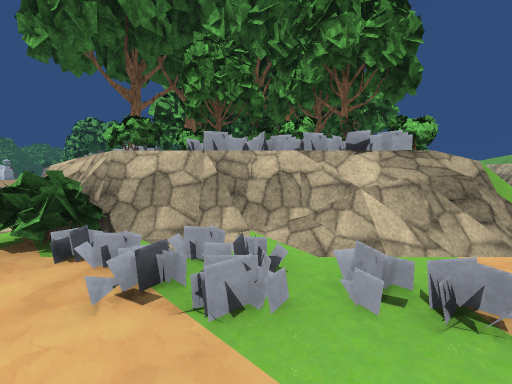
view 1 (above)

24 first-person views from a walk through a 3-D level made in the Unity game engine. The camera is 1.4 m above the floor, tilts 4° down and sees 90° across. The floor is counted in squares, 2 m on a side. Each view is taken from the middle of a square. On the plan, view 1 faces up. The plan holds only what a view shows up to about 9 squares ahead; the rest is blank. The place goes on beyond the plan. Some surface patterns are stand-ins.

view 2
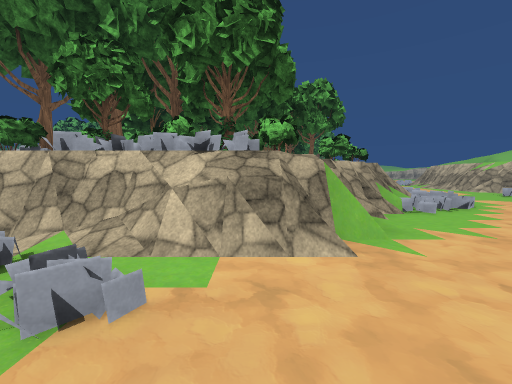

view 3
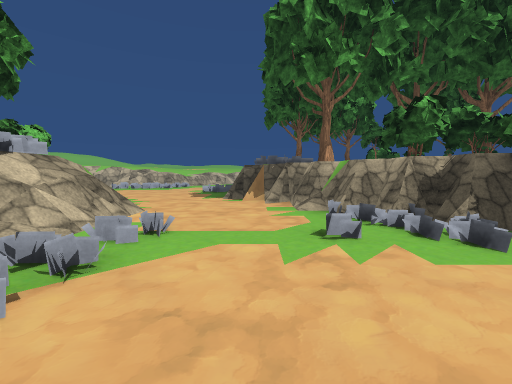

view 4
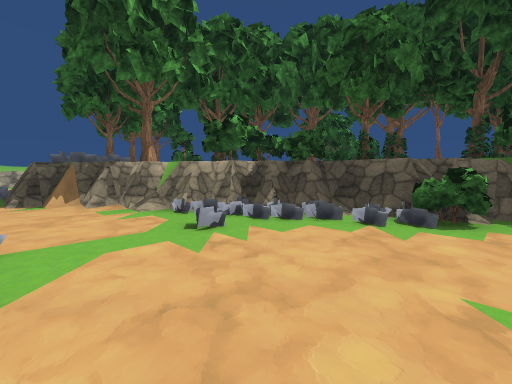

view 5
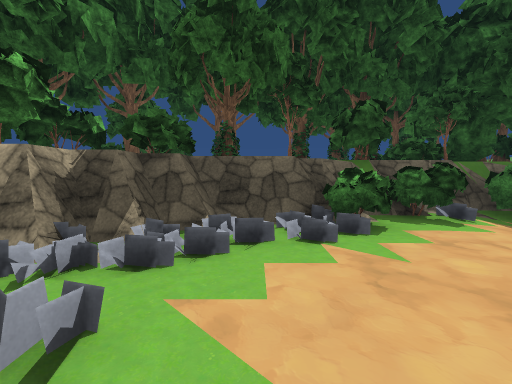

view 6
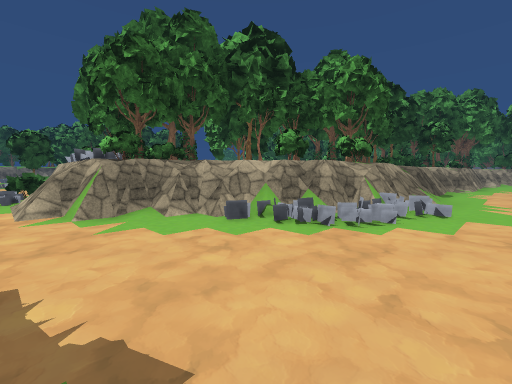

view 7
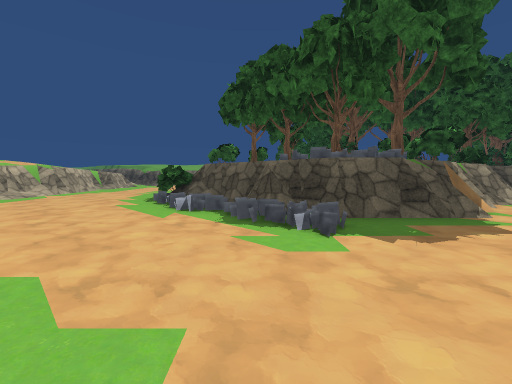

view 8
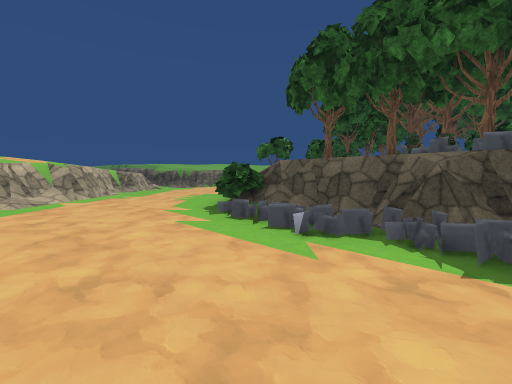

view 9
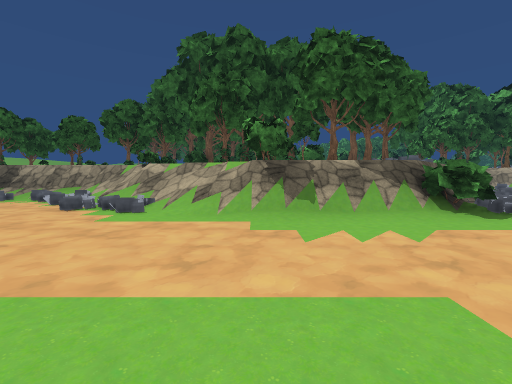

view 10
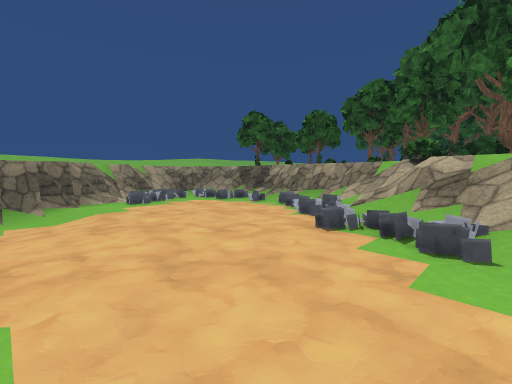

view 11
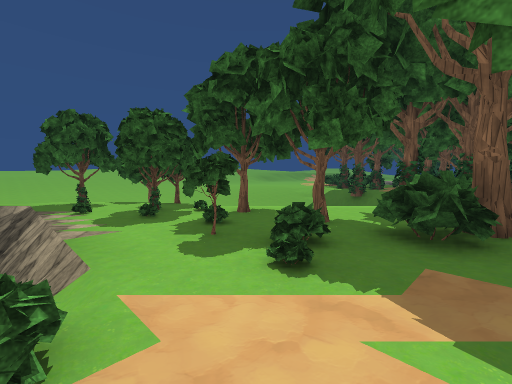

view 12
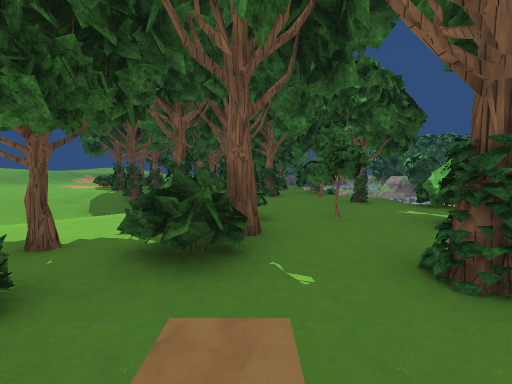

view 13
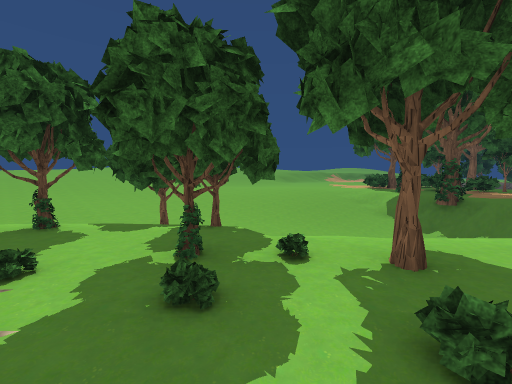

view 14
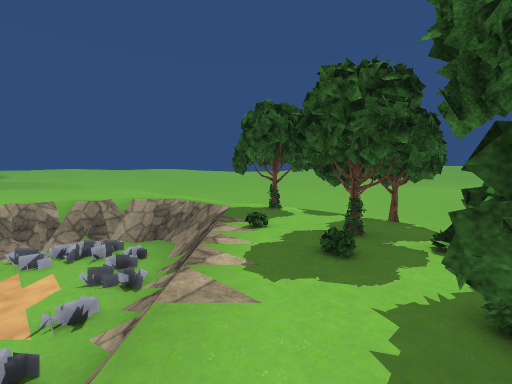

view 15
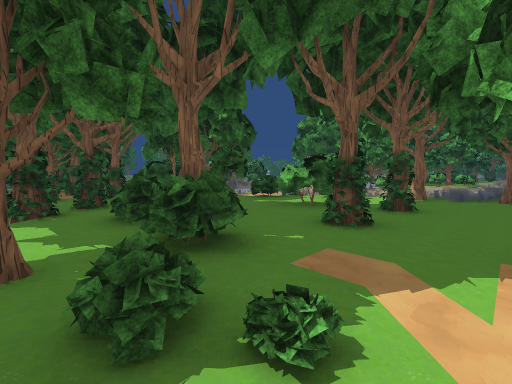

view 16
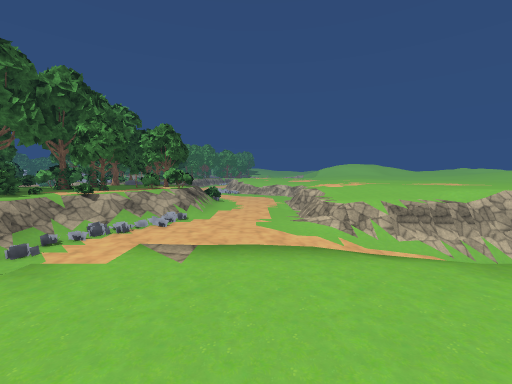

view 17
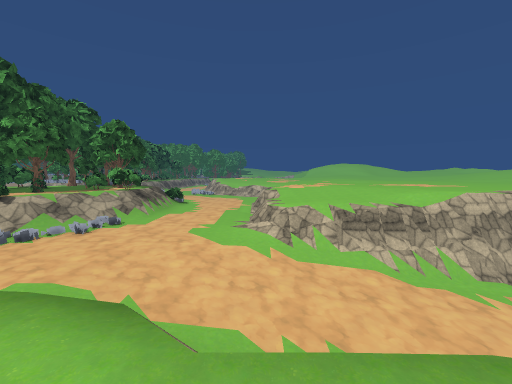

view 18
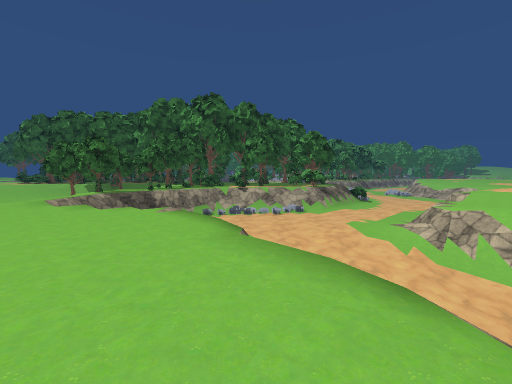

view 19
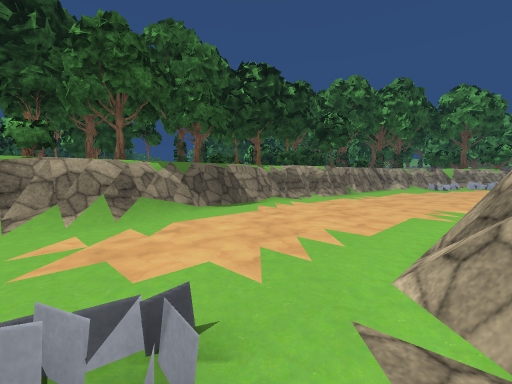

view 20
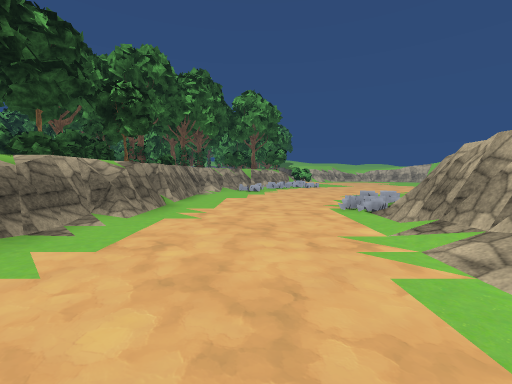

view 21
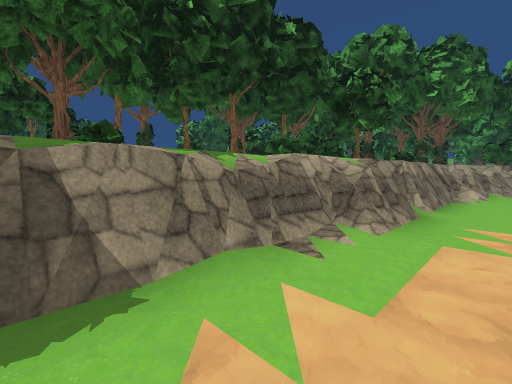

view 22
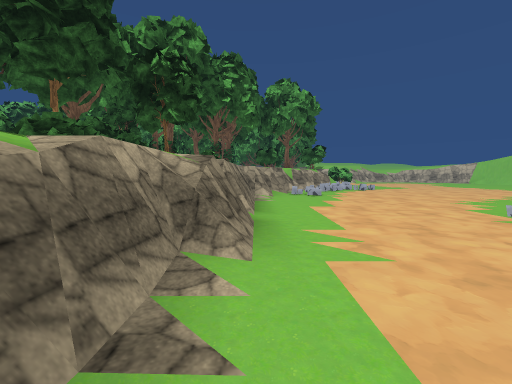

view 23
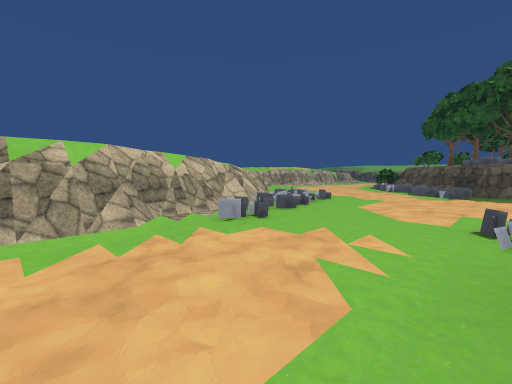

view 24
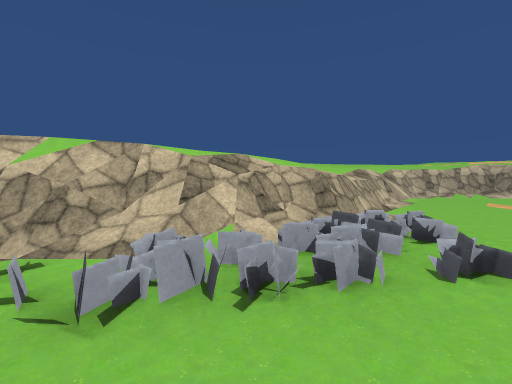

### Floor plan
Key: @ floor where view 1 was taken; # wall or solid block; x gap in a wall; . main floor; : floor 1.5 m higher than the main floor; + floor 2 m higher than the main floor; * floor 2.5 m higher than the main floor; / step, stairs or slope; = window, fence, low wall or low ledge; v drop or lower ground; O other object.
Columns run from 2 left of view 1 to 24 right of it. Each row starts with its distance up from view 1.
 20     OOO  =......
 19      OOO =......
 18      OO =#.....
 17      OO ==....
 16   OOOO  #=....=
 15   O  O += ....#
 14        +=....v/
 13       O+=....v
 12        +=....
 11        +=....=*
 10       O+//...=*
  9   OO O+O#/...#/
  8       OO#/...//
  7 O O  OO /..../=/
  6 OOOO  +=......=/
  5 OOOOO#=......./=//
  4 OOOOO#=......../=//
  3 ######...........=///
  2 O...=.............=//
  1 ........#v#........=/
  0 ..@....#/+#=.......v/
 -1 ...../#/+O #=......=/
 -2 ....##=O++  #OO....#/
 -3 .O.##OO+++O +//....#
 -4 OO##OOO+++OO+//...==/
 -5 O +O+OOOO+OO+//...=//
 -6 OO+++O+O++ OOO/.../ /
 -7  O+++O+O+O +//....  /
 -8 #O+++OOO+++///.... ////****
 -9 O+/O+OOO++O//.....=////****
-10    O# +OO+///...../=//////
-11 +=   =++O+//...../////=##
-12 O=    =O++=...../////////
-13 #///  =OO+x..../////////
-14 =///// OO+=....////////
-15 //////  OO//../#vv
-16 ///////O //=/==/++=
-17   ////::/ ////++++++
-18   ///::/:::/+++++++++

Where each view was taken, in squares from view 1:
view 1: 0 up, 0 right, facing up
view 2: 0 up, 2 right, facing up
view 3: 0 up, 2 left, facing right
view 4: 1 up, 2 left, facing down-right
view 5: 0 up, 0 right, facing down
view 6: 2 up, 8 right, facing up-left
view 7: 5 up, 9 right, facing down
view 8: 3 up, 11 right, facing down
view 9: 6 down, 16 right, facing left
view 10: 8 down, 14 right, facing down-left
view 11: 8 down, 8 right, facing down-left
view 12: 8 down, 7 right, facing left
view 13: 11 down, 7 right, facing down-left
view 14: 10 down, 7 right, facing down
view 15: 10 down, 7 right, facing up-left
view 16: 18 down, 14 right, facing up
view 17: 17 down, 16 right, facing up
view 18: 18 down, 18 right, facing up-left
view 19: 8 up, 11 right, facing up-left
view 20: 11 up, 9 right, facing up
view 21: 12 up, 8 right, facing up-left
view 22: 13 up, 7 right, facing up
view 23: 11 up, 7 right, facing down-right
view 24: 6 up, 9 right, facing right
